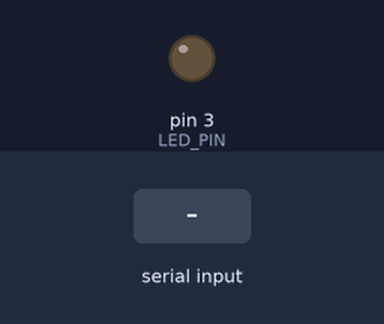
The sketch below on a simulated Arduino Nano, built with avr-gcc and run on an emulated ATmega328P. Parts: output pins drawn as LEDs (lit = HIGH). Inputs (shaded band) come from the test bench.

Above: at 1.2 s.
1.3 s: "1\n" received over Serial
At 2.1 s:
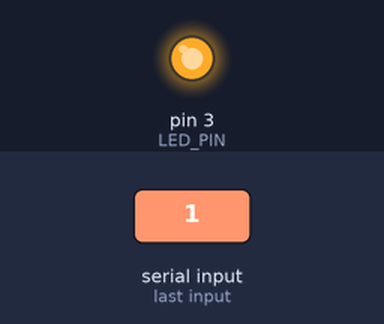
Timing chart, 0 to 4.3 s (numbered marks = the images above; inputs shaded):
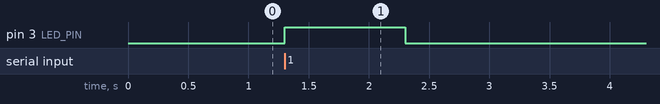

Measured:
- after the input at 1.3 s, pin 3 (LED_PIN): LOW → HIGH at once, → LOW 1.0 s later

The sketch:

nano_can_bridge.ino
```cpp
/*
 * Bridges the StamPLC's CAN bus to the tablet's Serial connection.
 *
 * Dumb relay: forwards each complete Serial line from the tablet as a CAN
 * frame on ID_TABLET_TO_PLC, and each CAN frame received on ID_PLC_TO_TABLET
 * as a Serial line (+ '\n') to the tablet. Carries no knowledge of what the
 * command strings mean -- see
 * docs/superpowers/specs/2026-08-03-tablet-can-bridge-design.md for the
 * protocol this relays.
 *
 * IDs and CAN bus speed must match claw_machine/config.h and
 * claw_machine/tablet_link.cpp on the StamPLC side -- they are not
 * negotiated.
 */
#include <SPI.h>
#include <mcp_can.h>

#define LED_PIN 3
unsigned long ledOnStart = 0;

/* ---- Wiring -- adjust to match your board ------------------------------ */
constexpr uint8_t CAN_CS_PIN     = 10;         // MCP2515 CS; SPI is the Nano's default (SCK13/MOSI11/MISO12)
constexpr uint8_t CAN_CLOCK_MHZ  = MCP_8MHZ;   // crystal on the MCP2515 module
constexpr long     CAN_BUS_SPEED = CAN_500KBPS;

/* ---- Shared with claw_machine/config.h's CanBus namespace --------------- */
constexpr unsigned long ID_PLC_TO_TABLET = 0x100;  // StamPLC -> Nano -> tablet
constexpr unsigned long ID_TABLET_TO_PLC = 0x101;  // tablet -> Nano -> StamPLC

constexpr unsigned long SERIAL_BAUD      = 115200;  // Nano <-> tablet, matches the tablet app
constexpr size_t        LINE_BUFFER_SIZE = 9;       // 8 CAN data bytes + null terminator

MCP_CAN CAN0(CAN_CS_PIN);

char   lineBuf[LINE_BUFFER_SIZE];
size_t lineLen    = 0;
bool   discarding = false;

/* Assembles Serial bytes from the tablet into lines and forwards each
 * complete one as a CAN frame. Mirrors TabletLink::pump()'s old
 * serial-buffering logic on the StamPLC side, just at an 8-byte limit
 * instead of 32: an overlong line is discarded whole, not truncated. */
void pumpSerialToCan()
{
    while (Serial.available()) {
        char c = (char)Serial.read();

        if (c == '\n' || c == '\r') {
            if (discarding) {
                discarding = false;
            } else {
                while (lineLen > 0 && (lineBuf[lineLen - 1] == ' ' || lineBuf[lineLen - 1] == '\t')) {
                    lineLen--;
                }
                if (lineLen > 0) {
                    lineBuf[lineLen] = '\0';
                    CAN0.sendMsgBuf(ID_TABLET_TO_PLC, 0, lineLen, (uint8_t*)lineBuf);
                    ledOnStart = millis();
                    digitalWrite(LED_PIN, HIGH);
                }
            }
            lineLen = 0;
            continue;
        }

        if (discarding) {
            continue;
        }

        if (lineLen == 0 && (c == ' ' || c == '\t')) {
            continue;
        }

        if (lineLen < LINE_BUFFER_SIZE - 1) {
            lineBuf[lineLen++] = c;
        } else {
            discarding = true;
            lineLen    = 0;
        }
    }
}

/* Forwards every CAN frame addressed to the tablet as a Serial line. Frames
 * on any other ID are ignored. */
void pumpCanToSerial()
{
    while (CAN0.checkReceive() == CAN_MSGAVAIL) {
        unsigned long id;
        uint8_t       len;
        uint8_t       data[8];

        CAN0.readMsgBuf(&id, &len, data);

        if (id != ID_PLC_TO_TABLET) {
            continue;
        }

        Serial.write(data, len);
        Serial.write('\n');
    }
}

void setup()
{
    while (CAN0.begin(MCP_ANY, CAN_BUS_SPEED, CAN_CLOCK_MHZ) != CAN_OK) {
        delay(200);  // retry until the MCP2515 answers
    }
    CAN0.setMode(MCP_NORMAL);
    pinMode(LED_PIN, OUTPUT);

    // needs to initialize AFTER the CAN to avoid the messages that it sends in the
    // serial during its initialization.
    Serial.begin(SERIAL_BAUD);
}

void loop()
{
    pumpSerialToCan();
    pumpCanToSerial();

    if (digitalRead(LED_PIN) && millis() - ledOnStart > 1000) {
      digitalWrite(LED_PIN, LOW);
    }
}
```
